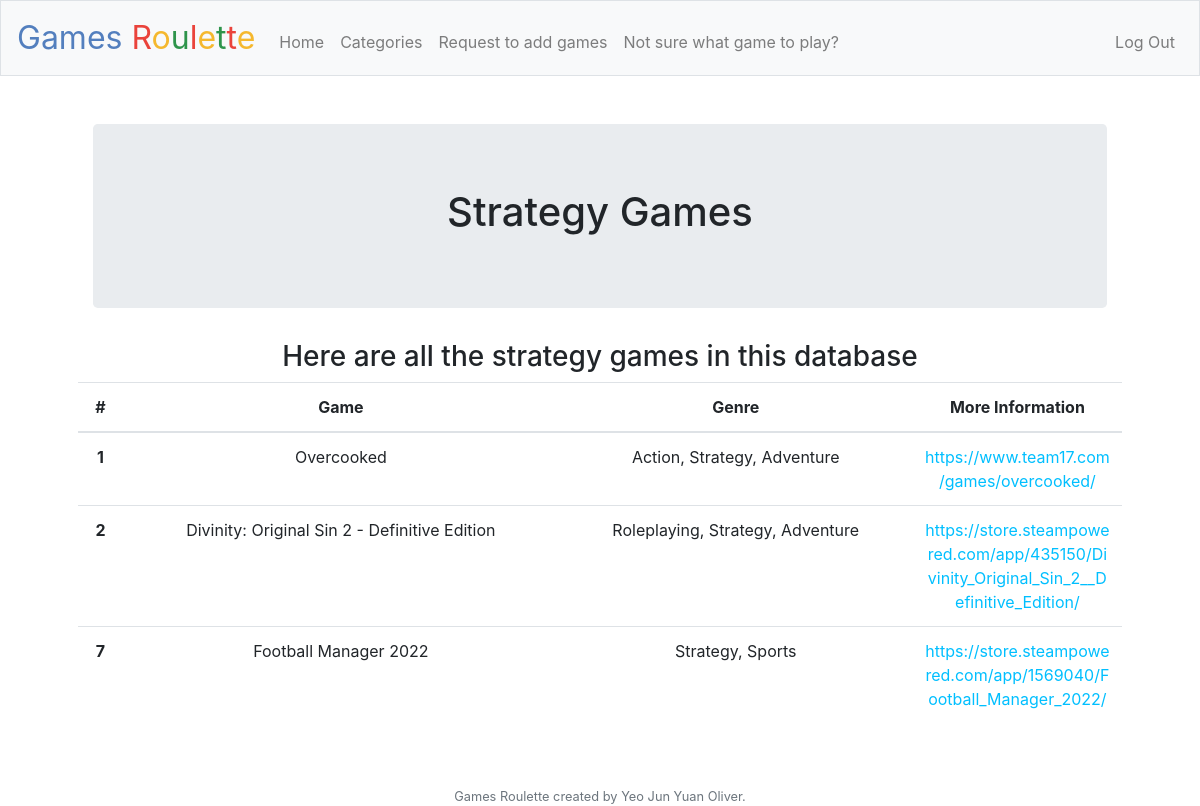
Page /strategy (signed in) on the committed database.
### tables this page shows
CREATE TABLE games (id INTEGER, gamename TEXT NOT NULL, genre TEXT NOT NULL, website TEXT NOT NULL, PRIMARY KEY(id));

### application.py (the view)
@app.route("/strategy")
@login_required
def strategy():
    strategy_games = db.execute("SELECT id, gamename, genre, website FROM games WHERE genre LIKE '%strategy%'")
    return render_template("strategy.html", games=strategy_games)

### application.py (called while the page is built)
@app.after_request
def after_request(response):
    response.headers["Cache-Control"] = "no-cache, no-store, must-revalidate"
    response.headers["Expires"] = 0
    response.headers["Pragma"] = "no-cache"
    return response

### helpers.py (called while the page is built)
def login_required(f):
    @wraps(f)
    def decorated_function(*args, **kwargs):
        if session.get("user_id") is None:
            return redirect("/login")
        return f(*args, **kwargs)
    return decorated_function

### templates/strategy.html (shortened to what this page needs)
{% extends "layout.html" %}
{% block main %}
    <div class="container">
        <div class="jumbotron">
            <h1>Strategy Games</h1>
        </div>
    </div>
    <h3>Here are all the strategy games in this database</h3>
    <table class="table">
        <thead>
            <tr>
                <th scope="col">#</th>
                <th scope="col">Game</th>
                <th scope="col">Genre</th>
                <th scope="col">More Information</th>
            </tr>
        </thead>
        <tbody>
            {% for game in games %}
            <tr>
                <th scope="row">{{ game.id }}</th>
                <td>{{ game.gamename }}</td>
                <td>{{ game.genre }}</td>
                <td style="word-wrap: break-word;min-width: 160px;max-width: 160px;"><a href={{ game.website }}>{{ game.website }}</a></td>
            </tr>
            {% endfor %}
        </tbody>
    </table>
{% endblock %}

### static/styles.css (style rules this page uses)
a:link, a:visited { color: DeepSkyBlue; background-color: transparent; text-decoration: none; }

### rows in the picture
games: id "1", gamename "Overcooked", genre "Action, Strategy, Adventure", website "https://www.team17.com/games/overcooked/"
games: id "2", gamename "Divinity: Original Sin 2 - Definitive Edition", genre "Roleplaying, Strategy, Adventure", website "https://store.steampowered.com/app/435150/Divinity_Original_Sin_2__Definitive_Edition/"
games: id "7", gamename "Football Manager 2022", genre "Strategy, Sports", website "https://store.steampowered.com/app/1569040/Football_Manager_2022/"
